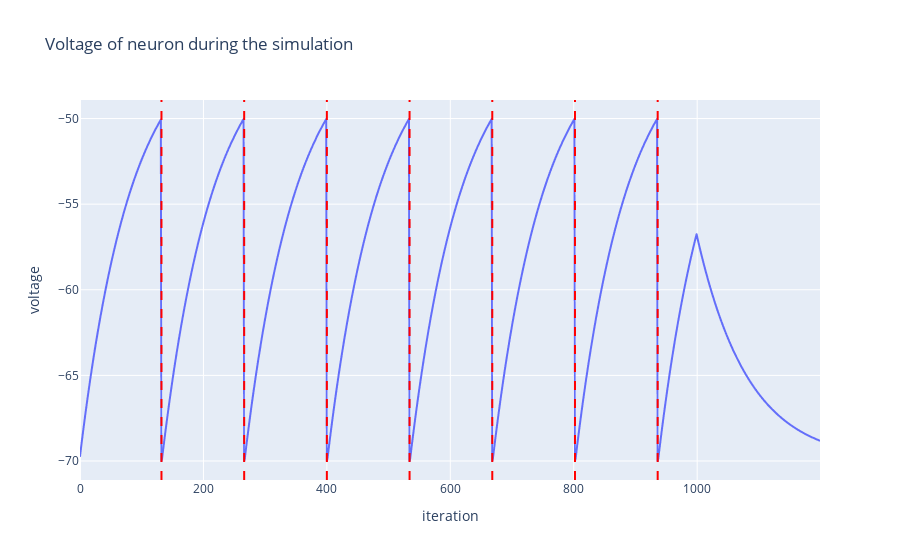
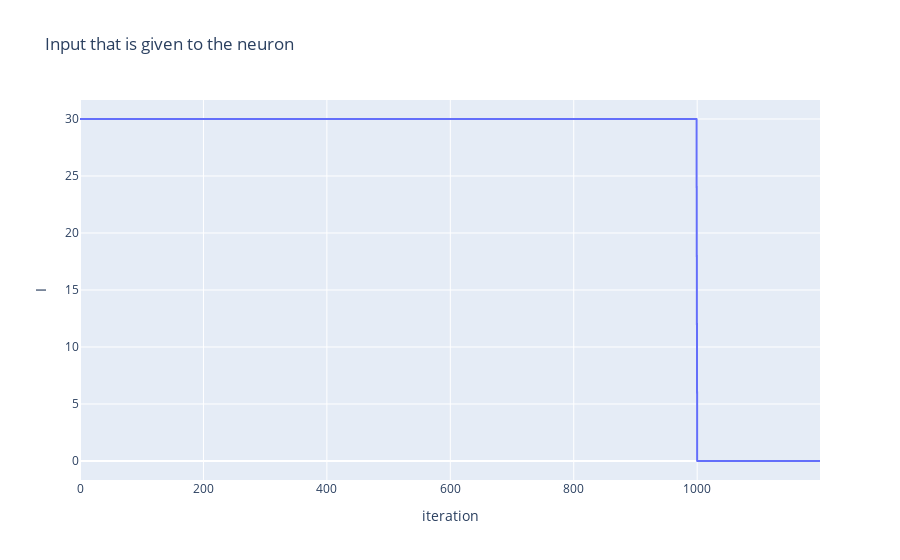

Notebook cell for these charts, in order:
### Code cell
I_values = [30, 0]
I_periods = [1000, 200]
inputI = get_step_input_currents(I_values , I_periods)
config = {
    "v_reset" : -70,
    "v_rest": -70,
    "tau" : 10 ,
    "R" : 5. ,
    "deltaT": 1.,
    "threshold" : -50.,
    "dt" : 0.01,
    "tau_w": 10.,
    "tau_m": 5.,
    "a": 1.,
    "b": 1.5,
    "w": 2.

}
neuron = AELIF(config)
v , s = neuron.simulate(inputI , sum(I_periods))
plot_neuron_info(v, inputI, s)

### Figure 1 — Plotly figure (JSON) as saved in the notebook; plotly's stock layout.template omitted (floating-point values rounded to 4 significant figures; data arrays with more than 128 entries replaced by an {"elided": "..."} marker saying what was removed)
{"data": [{"hovertemplate": "x=%{x}<br>y=%{y}<extra></extra>", "legendgroup": "", "line": {"color": "#636efa", "dash": "solid"}, "marker": {"symbol": "circle"}, "mode": "lines", "name": "", "showlegend": false, "type": "scattergl", "x": {"elided": "1200 int values"}, "xaxis": "x", "y": {"elided": "1200 float values"}, "yaxis": "y"}], "layout": {"legend": {"tracegroupgap": 0}, "shapes": [{"line": {"color": "red", "dash": "dash", "width": 2}, "type": "line", "x0": 132, "x1": 132, "xref": "x", "y0": 0, "y1": 1, "yref": "y domain"}, {"line": {"color": "red", "dash": "dash", "width": 2}, "type": "line", "x0": 266, "x1": 266, "xref": "x", "y0": 0, "y1": 1, "yref": "y domain"}, {"line": {"color": "red", "dash": "dash", "width": 2}, "type": "line", "x0": 400, "x1": 400, "xref": "x", "y0": 0, "y1": 1, "yref": "y domain"}, {"line": {"color": "red", "dash": "dash", "width": 2}, "type": "line", "x0": 534, "x1": 534, "xref": "x", "y0": 0, "y1": 1, "yref": "y domain"}, {"line": {"color": "red", "dash": "dash", "width": 2}, "type": "line", "x0": 668, "x1": 668, "xref": "x", "y0": 0, "y1": 1, "yref": "y domain"}, {"line": {"color": "red", "dash": "dash", "width": 2}, "type": "line", "x0": 802, "x1": 802, "xref": "x", "y0": 0, "y1": 1, "yref": "y domain"}, {"line": {"color": "red", "dash": "dash", "width": 2}, "type": "line", "x0": 936, "x1": 936, "xref": "x", "y0": 0, "y1": 1, "yref": "y domain"}], "title": {"text": "Voltage of neuron during the simulation"}, "xaxis": {"anchor": "y", "domain": [0, 1], "title": {"text": "iteration"}}, "yaxis": {"anchor": "x", "domain": [0, 1], "title": {"text": "voltage"}}}}

### Figure 2 — Plotly figure (JSON) as saved in the notebook; plotly's stock layout.template omitted (floating-point values rounded to 4 significant figures; data arrays with more than 128 entries replaced by an {"elided": "..."} marker saying what was removed)
{"data": [{"hovertemplate": "x=%{x}<br>y=%{y}<extra></extra>", "legendgroup": "", "line": {"color": "#636efa", "dash": "solid"}, "marker": {"symbol": "circle"}, "mode": "lines", "name": "", "showlegend": false, "type": "scattergl", "x": {"elided": "1200 int values"}, "xaxis": "x", "y": {"elided": "1200 int values"}, "yaxis": "y"}], "layout": {"legend": {"tracegroupgap": 0}, "title": {"text": "Input that is given to the neuron"}, "xaxis": {"anchor": "y", "domain": [0, 1], "title": {"text": "iteration"}}, "yaxis": {"anchor": "x", "domain": [0, 1], "title": {"text": "I"}}}}
